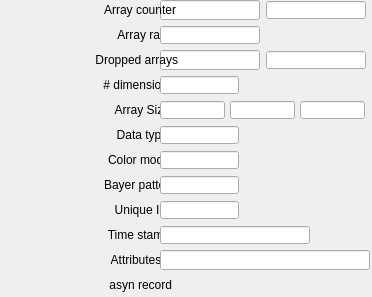
   <widget class="caFrame" name="caFrame_0">
    <property name="geometry">
     <rect>
      <x>7</x>
      <y>204</y>
      <width>372</width>
      <height>297</height>
     </rect>
    </property>
    <widget class="caTextEntry" name="caTextEntry_3">
     <property name="geometry">
      <rect>
       <x>160</x>
       <y>0</y>
       <width>100</width>
       <height>20</height>
      </rect>
     </property>
     <property name="channel" stdset="0">
      <string>$(P)$(R)ArrayCounter</string>
     </property>
     <property name="foreground">
      <color>
       <red>0</red>
       <green>0</green>
       <blue>0</blue>
      </color>
     </property>
     <property name="background">
      <color>
       <red>115</red>
       <green>223</green>
       <blue>255</blue>
      </color>
     </property>
     <property name="colorMode">
      <enum>caLineEdit::Static</enum>
     </property>
     <property name="precisionMode">
      <enum>caLineEdit::Channel</enum>
     </property>
     <property name="limitsMode">
      <enum>caLineEdit::Channel</enum>
     </property>
     <property name="maxValue">
      <double>1.000000000000000</double>
     </property>
     <property name="minValue">
      <double>0.000000000000000</double>
     </property>
     <property name="fontScaleMode">
      <enum>caLineEdit::WidthAndHeight</enum>
     </property>
     <property name="formatType">
      <enum>caLineEdit::decimal</enum>
     </property>
    </widget>
    <widget class="caLineEdit" name="caLineEdit_8">
     <property name="geometry">
      <rect>
       <x>266</x>
       <y>1</y>
       <width>100</width>
       <height>18</height>
      </rect>
     </property>
     <property name="alignment">
      <set>Qt::AlignAbsolute|Qt::AlignLeading|Qt::AlignLeft|Qt::AlignVCenter</set>
     </property>
     <property name="channel" stdset="0">
      <string>$(P)$(R)ArrayCounter_RBV</string>
     </property>
     <property name="foreground">
      <color>
       <red>10</red>
       <green>0</green>
       <blue>184</blue>
      </color>
     </property>
     <property name="background">
      <color>
       <red>187</red>
       <green>187</green>
       <blue>187</blue>
      </color>
     </property>
     <property name="colorMode">
      <enum>caLineEdit::Static</enum>
     </property>
     <property name="precisionMode">
      <enum>caLineEdit::Channel</enum>
     </property>
     <property name="limitsMode">
      <enum>caLineEdit::Channel</enum>
     </property>
     <property name="maxValue">
      <double>1.000000000000000</double>
     </property>
     <property name="minValue">
      <double>0.000000000000000</double>
     </property>
     <property name="fontScaleMode">
      <enum>caLineEdit::WidthAndHeight</enum>
     </property>
     <property name="formatType">
      <enum>caLineEdit::decimal</enum>
     </property>
    </widget>
    <widget class="caLabel" name="caLabel_8">
     <property name="geometry">
      <rect>
       <x>20</x>
       <y>0</y>
       <width>156</width>
       <height>20</height>
      </rect>
     </property>
     <property name="frameShape">
      <enum>QFrame::NoFrame</enum>
     </property>
     <property name="text">
      <string>Array counter</string>
     </property>
     <property name="alignment">
      <set>Qt::AlignAbsolute|Qt::AlignRight|Qt::AlignTrailing|Qt::AlignVCenter</set>
     </property>
     <property name="fontScaleMode">
      <enum>ESimpleLabel::WidthAndHeight</enum>
     </property>
     <property name="foreground">
      <color>
       <red>0</red>
       <green>0</green>
       <blue>0</blue>
      </color>
     </property>
     <property name="background">
      <color alpha="0">
       <red>0</red>
       <green>0</green>
       <blue>0</blue>
      </color>
     </property>
    </widget>
    <widget class="caTextEntry" name="caTextEntry_4">
     <property name="geometry">
      <rect>
       <x>160</x>
       <y>50</y>
       <width>100</width>
       <height>20</height>
      </rect>
     </property>
     <property name="channel" stdset="0">
      <string>$(P)$(R)DroppedArrays</string>
     </property>
     <property name="foreground">
      <color>
       <red>0</red>
       <green>0</green>
       <blue>0</blue>
      </color>
     </property>
     <property name="background">
      <color>
       <red>115</red>
       <green>223</green>
       <blue>255</blue>
      </color>
     </property>
     <property name="colorMode">
      <enum>caLineEdit::Static</enum>
     </property>
     <property name="precisionMode">
      <enum>caLineEdit::Channel</enum>
     </property>
     <property name="limitsMode">
      <enum>caLineEdit::Channel</enum>
     </property>
     <property name="maxValue">
      <double>1.000000000000000</double>
     </property>
     <property name="minValue">
      <double>0.000000000000000</double>
     </property>
     <property name="fontScaleMode">
      <enum>caLineEdit::WidthAndHeight</enum>
     </property>
     <property name="formatType">
      <enum>caLineEdit::decimal</enum>
     </property>
    </widget>
    <widget class="caLineEdit" name="caLineEdit_9">
     <property name="geometry">
      <rect>
       <x>266</x>
       <y>51</y>
       <width>100</width>
       <height>18</height>
      </rect>
     </property>
     <property name="alignment">
      <set>Qt::AlignAbsolute|Qt::AlignLeading|Qt::AlignLeft|Qt::AlignVCenter</set>
     </property>
     <property name="channel" stdset="0">
      <string>$(P)$(R)DroppedArrays_RBV</string>
     </property>
     <property name="foreground">
      <color>
       <red>10</red>
       <green>0</green>
       <blue>184</blue>
      </color>
     </property>
     <property name="background">
      <color>
       <red>187</red>
       <green>187</green>
       <blue>187</blue>
      </color>
     </property>
     <property name="colorMode">
      <enum>caLineEdit::Static</enum>
     </property>
     <property name="precisionMode">
      <enum>caLineEdit::Channel</enum>
     </property>
     <property name="limitsMode">
      <enum>caLineEdit::Channel</enum>
     </property>
     <property name="maxValue">
      <double>1.000000000000000</double>
     </property>
     <property name="minValue">
      <double>0.000000000000000</double>
     </property>
     <property name="fontScaleMode">
      <enum>caLineEdit::WidthAndHeight</enum>
     </property>
     <property name="formatType">
      <enum>caLineEdit::decimal</enum>
     </property>
    </widget>
    <widget class="caLabel" name="caLabel_9">
     <property name="geometry">
      <rect>
       <x>10</x>
       <y>50</y>
       <width>168</width>
       <height>20</height>
      </rect>
     </property>
     <property name="frameShape">
      <enum>QFrame::NoFrame</enum>
     </property>
     <property name="text">
      <string>Dropped arrays</string>
     </property>
     <property name="alignment">
      <set>Qt::AlignAbsolute|Qt::AlignRight|Qt::AlignTrailing|Qt::AlignVCenter</set>
     </property>
     <property name="fontScaleMode">
      <enum>ESimpleLabel::WidthAndHeight</enum>
     </property>
     <property name="foreground">
      <color>
       <red>0</red>
       <green>0</green>
       <blue>0</blue>
      </color>
     </property>
     <property name="background">
      <color alpha="0">
       <red>0</red>
       <green>0</green>
       <blue>0</blue>
      </color>
     </property>
    </widget>
    <widget class="caLabel" name="caLabel_10">
     <property name="geometry">
      <rect>
       <x>50</x>
       <y>100</y>
       <width>120</width>
       <height>20</height>
      </rect>
     </property>
     <property name="frameShape">
      <enum>QFrame::NoFrame</enum>
     </property>
     <property name="text">
      <string>Array Size</string>
     </property>
     <property name="alignment">
      <set>Qt::AlignAbsolute|Qt::AlignRight|Qt::AlignTrailing|Qt::AlignVCenter</set>
     </property>
     <property name="fontScaleMode">
      <enum>ESimpleLabel::WidthAndHeight</enum>
     </property>
     <property name="foreground">
      <color>
       <red>0</red>
       <green>0</green>
       <blue>0</blue>
      </color>
     </property>
     <property name="background">
      <color alpha="0">
       <red>0</red>
       <green>0</green>
       <blue>0</blue>
      </color>
     </property>
    </widget>
    <widget class="caLineEdit" name="caLineEdit_10">
     <property name="geometry">
      <rect>
       <x>160</x>
       <y>101</y>
       <width>65</width>
       <height>18</height>
      </rect>
     </property>
     <property name="alignment">
      <set>Qt::AlignAbsolute|Qt::AlignCenter|Qt::AlignHCenter|Qt::AlignVCenter</set>
     </property>
     <property name="channel" stdset="0">
      <string>$(P)$(R)ArraySize0_RBV</string>
     </property>
     <property name="foreground">
      <color>
       <red>10</red>
       <green>0</green>
       <blue>184</blue>
      </color>
     </property>
     <property name="background">
      <color>
       <red>187</red>
       <green>187</green>
       <blue>187</blue>
      </color>
     </property>
     <property name="colorMode">
      <enum>caLineEdit::Static</enum>
     </property>
     <property name="precisionMode">
      <enum>caLineEdit::Channel</enum>
     </property>
     <property name="limitsMode">
      <enum>caLineEdit::Channel</enum>
     </property>
     <property name="maxValue">
      <double>1.000000000000000</double>
     </property>
     <property name="minValue">
      <double>0.000000000000000</double>
     </property>
     <property name="fontScaleMode">
      <enum>caLineEdit::WidthAndHeight</enum>
     </property>
     <property name="formatType">
      <enum>caLineEdit::decimal</enum>
     </property>
    </widget>
    <widget class="caLineEdit" name="caLineEdit_11">
     <property name="geometry">
      <rect>
       <x>230</x>
       <y>101</y>
       <width>65</width>
       <height>18</height>
      </rect>
     </property>
     <property name="alignment">
      <set>Qt::AlignAbsolute|Qt::AlignCenter|Qt::AlignHCenter|Qt::AlignVCenter</set>
     </property>
     <property name="channel" stdset="0">
      <string>$(P)$(R)ArraySize1_RBV</string>
     </property>
     <property name="foreground">
      <color>
       <red>10</red>
       <green>0</green>
       <blue>184</blue>
      </color>
     </property>
     <property name="background">
      <color>
       <red>187</red>
       <green>187</green>
       <blue>187</blue>
      </color>
     </property>
     <property name="colorMode">
      <enum>caLineEdit::Static</enum>
     </property>
     <property name="precisionMode">
      <enum>caLineEdit::Channel</enum>
     </property>
     <property name="limitsMode">
      <enum>caLineEdit::Channel</enum>
     </property>
     <property name="maxValue">
      <double>1.000000000000000</double>
     </property>
     <property name="minValue">
      <double>0.000000000000000</double>
     </property>
     <property name="fontScaleMode">
      <enum>caLineEdit::WidthAndHeight</enum>
     </property>
     <property name="formatType">
      <enum>caLineEdit::decimal</enum>
     </property>
    </widget>
    <widget class="caLabel" name="caLabel_11">
     <property name="geometry">
      <rect>
       <x>60</x>
       <y>125</y>
       <width>108</width>
       <height>20</height>
      </rect>
     </property>
     <property name="frameShape">
      <enum>QFrame::NoFrame</enum>
     </property>
     <property name="text">
      <string>Data type</string>
     </property>
     <property name="alignment">
      <set>Qt::AlignAbsolute|Qt::AlignRight|Qt::AlignTrailing|Qt::AlignVCenter</set>
     </property>
     <property name="fontScaleMode">
      <enum>ESimpleLabel::WidthAndHeight</enum>
     </property>
     <property name="foreground">
      <color>
       <red>0</red>
       <green>0</green>
       <blue>0</blue>
      </color>
     </property>
     <property name="background">
      <color alpha="0">
       <red>0</red>
       <green>0</green>
       <blue>0</blue>
      </color>
     </property>
    </widget>
    <widget class="caLineEdit" name="caLineEdit_12">
     <property name="geometry">
      <rect>
       <x>160</x>
       <y>126</y>
       <width>79</width>
       <height>18</height>
      </rect>
     </property>
     <property name="alignment">
      <set>Qt::AlignAbsolute|Qt::AlignLeading|Qt::AlignLeft|Qt::AlignVCenter</set>
     </property>
     <property name="channel" stdset="0">
      <string>$(P)$(R)DataType_RBV</string>
     </property>
     <property name="foreground">
      <color>
       <red>10</red>
       <green>0</green>
       <blue>184</blue>
      </color>
     </property>
     <property name="background">
      <color>
       <red>187</red>
       <green>187</green>
       <blue>187</blue>
      </color>
     </property>
     <property name="colorMode">
      <enum>caLineEdit::Static</enum>
     </property>
     <property name="precisionMode">
      <enum>caLineEdit::Channel</enum>
     </property>
     <property name="limitsMode">
      <enum>caLineEdit::Channel</enum>
     </property>
     <property name="maxValue">
      <double>1.000000000000000</double>
     </property>
     <property name="minValue">
      <double>0.000000000000000</double>
     </property>
     <property name="fontScaleMode">
      <enum>caLineEdit::WidthAndHeight</enum>
     </property>
     <property name="formatType">
      <enum>caLineEdit::string</enum>
     </property>
    </widget>
    <widget class="caLabel" name="caLabel_12">
     <property name="geometry">
      <rect>
       <x>30</x>
       <y>75</y>
       <width>144</width>
       <height>20</height>
      </rect>
     </property>
     <property name="frameShape">
      <enum>QFrame::NoFrame</enum>
     </property>
     <property name="text">
      <string># dimensions</string>
     </property>
     <property name="alignment">
      <set>Qt::AlignAbsolute|Qt::AlignRight|Qt::AlignTrailing|Qt::AlignVCenter</set>
     </property>
     <property name="fontScaleMode">
      <enum>ESimpleLabel::WidthAndHeight</enum>
     </property>
     <property name="foreground">
      <color>
       <red>0</red>
       <green>0</green>
       <blue>0</blue>
      </color>
     </property>
     <property name="background">
      <color alpha="0">
       <red>0</red>
       <green>0</green>
       <blue>0</blue>
      </color>
     </property>
    </widget>
    <widget class="caLineEdit" name="caLineEdit_13">
     <property name="geometry">
      <rect>
       <x>160</x>
       <y>76</y>
       <width>79</width>
       <height>18</height>
      </rect>
     </property>
     <property name="alignment">
      <set>Qt::AlignAbsolute|Qt::AlignLeading|Qt::AlignLeft|Qt::AlignVCenter</set>
     </property>
     <property name="channel" stdset="0">
      <string>$(P)$(R)NDimensions_RBV</string>
     </property>
     <property name="foreground">
      <color>
       <red>10</red>
       <green>0</green>
       <blue>184</blue>
      </color>
     </property>
     <property name="background">
      <color>
       <red>187</red>
       <green>187</green>
       <blue>187</blue>
      </color>
     </property>
     <property name="colorMode">
      <enum>caLineEdit::Static</enum>
     </property>
     <property name="precisionMode">
      <enum>caLineEdit::Channel</enum>
     </property>
     <property name="limitsMode">
      <enum>caLineEdit::Channel</enum>
     </property>
     <property name="maxValue">
      <double>1.000000000000000</double>
     </property>
     <property name="minValue">
      <double>0.000000000000000</double>
     </property>
     <property name="fontScaleMode">
      <enum>caLineEdit::WidthAndHeight</enum>
     </property>
     <property name="formatType">
      <enum>caLineEdit::string</enum>
     </property>
    </widget>
    <widget class="caLineEdit" name="caLineEdit_14">
     <property name="geometry">
      <rect>
       <x>300</x>
       <y>101</y>
       <width>65</width>
       <height>18</height>
      </rect>
     </property>
     <property name="alignment">
      <set>Qt::AlignAbsolute|Qt::AlignCenter|Qt::AlignHCenter|Qt::AlignVCenter</set>
     </property>
     <property name="channel" stdset="0">
      <string>$(P)$(R)ArraySize2_RBV</string>
     </property>
     <property name="foreground">
      <color>
       <red>10</red>
       <green>0</green>
       <blue>184</blue>
      </color>
     </property>
     <property name="background">
      <color>
       <red>187</red>
       <green>187</green>
       <blue>187</blue>
      </color>
     </property>
     <property name="colorMode">
      <enum>caLineEdit::Static</enum>
     </property>
     <property name="precisionMode">
      <enum>caLineEdit::Channel</enum>
     </property>
     <property name="limitsMode">
      <enum>caLineEdit::Channel</enum>
     </property>
     <property name="maxValue">
      <double>1.000000000000000</double>
     </property>
     <property name="minValue">
      <double>0.000000000000000</double>
     </property>
     <property name="fontScaleMode">
      <enum>caLineEdit::WidthAndHeight</enum>
     </property>
     <property name="formatType">
      <enum>caLineEdit::decimal</enum>
     </property>
    </widget>
    <widget class="caLabel" name="caLabel_13">
     <property name="geometry">
      <rect>
       <x>60</x>
       <y>200</y>
       <width>108</width>
       <height>20</height>
      </rect>
     </property>
     <property name="frameShape">
      <enum>QFrame::NoFrame</enum>
     </property>
     <property name="text">
      <string>Unique ID</string>
     </property>
     <property name="alignment">
      <set>Qt::AlignAbsolute|Qt::AlignRight|Qt::AlignTrailing|Qt::AlignVCenter</set>
     </property>
     <property name="fontScaleMode">
      <enum>ESimpleLabel::WidthAndHeight</enum>
     </property>
     <property name="foreground">
      <color>
       <red>0</red>
       <green>0</green>
       <blue>0</blue>
      </color>
     </property>
     <property name="background">
      <color alpha="0">
       <red>0</red>
       <green>0</green>
       <blue>0</blue>
      </color>
     </property>
    </widget>
    <widget class="caLineEdit" name="caLineEdit_15">
     <property name="geometry">
      <rect>
       <x>160</x>
       <y>201</y>
       <width>79</width>
       <height>18</height>
      </rect>
     </property>
     <property name="alignment">
      <set>Qt::AlignAbsolute|Qt::AlignLeading|Qt::AlignLeft|Qt::AlignVCenter</set>
     </property>
     <property name="channel" stdset="0">
      <string>$(P)$(R)UniqueId_RBV</string>
     </property>
     <property name="foreground">
      <color>
       <red>10</red>
       <green>0</green>
       <blue>184</blue>
      </color>
     </property>
     <property name="background">
      <color>
       <red>187</red>
       <green>187</green>
       <blue>187</blue>
      </color>
     </property>
     <property name="colorMode">
      <enum>caLineEdit::Static</enum>
     </property>
     <property name="precisionMode">
      <enum>caLineEdit::Channel</enum>
     </property>
     <property name="limitsMode">
      <enum>caLineEdit::Channel</enum>
     </property>
     <property name="maxValue">
      <double>1.000000000000000</double>
     </property>
     <property name="minValue">
      <double>0.000000000000000</double>
     </property>
     <property name="fontScaleMode">
      <enum>caLineEdit::WidthAndHeight</enum>
     </property>
     <property name="formatType">
      <enum>caLineEdit::string</enum>
     </property>
    </widget>
    <widget class="caLabel" name="caLabel_14">
     <property name="geometry">
      <rect>
       <x>50</x>
       <y>150</y>
       <width>120</width>
       <height>20</height>
      </rect>
     </property>
     <property name="frameShape">
      <enum>QFrame::NoFrame</enum>
     </property>
     <property name="text">
      <string>Color mode</string>
     </property>
     <property name="alignment">
      <set>Qt::AlignAbsolute|Qt::AlignRight|Qt::AlignTrailing|Qt::AlignVCenter</set>
     </property>
     <property name="fontScaleMode">
      <enum>ESimpleLabel::WidthAndHeight</enum>
     </property>
     <property name="foreground">
      <color>
       <red>0</red>
       <green>0</green>
       <blue>0</blue>
      </color>
     </property>
     <property name="background">
      <color alpha="0">
       <red>0</red>
       <green>0</green>
       <blue>0</blue>
      </color>
     </property>
    </widget>
    <widget class="caLineEdit" name="caLineEdit_16">
     <property name="geometry">
      <rect>
       <x>160</x>
       <y>151</y>
       <width>79</width>
       <height>18</height>
      </rect>
     </property>
     <property name="alignment">
      <set>Qt::AlignAbsolute|Qt::AlignLeading|Qt::AlignLeft|Qt::AlignVCenter</set>
     </property>
     <property name="channel" stdset="0">
      <string>$(P)$(R)ColorMode_RBV</string>
     </property>
     <property name="foreground">
      <color>
       <red>10</red>
       <green>0</green>
       <blue>184</blue>
      </color>
     </property>
     <property name="background">
      <color>
       <red>187</red>
       <green>187</green>
       <blue>187</blue>
      </color>
     </property>
     <property name="colorMode">
      <enum>caLineEdit::Static</enum>
     </property>
     <property name="precisionMode">
      <enum>caLineEdit::Channel</enum>
     </property>
     <property name="limitsMode">
      <enum>caLineEdit::Channel</enum>
     </property>
     <property name="maxValue">
      <double>1.000000000000000</double>
     </property>
     <property name="minValue">
      <double>0.000000000000000</double>
     </property>
     <property name="fontScaleMode">
      <enum>caLineEdit::WidthAndHeight</enum>
     </property>
     <property name="formatType">
      <enum>caLineEdit::string</enum>
     </property>
    </widget>
    <widget class="caLabel" name="caLabel_15">
     <property name="geometry">
      <rect>
       <x>20</x>
       <y>175</y>
       <width>156</width>
       <height>20</height>
      </rect>
     </property>
     <property name="frameShape">
      <enum>QFrame::NoFrame</enum>
     </property>
     <property name="text">
      <string>Bayer pattern</string>
     </property>
     <property name="alignment">
      <set>Qt::AlignAbsolute|Qt::AlignRight|Qt::AlignTrailing|Qt::AlignVCenter</set>
     </property>
     <property name="fontScaleMode">
      <enum>ESimpleLabel::WidthAndHeight</enum>
     </property>
     <property name="foreground">
      <color>
       <red>0</red>
       <green>0</green>
       <blue>0</blue>
      </color>
     </property>
     <property name="background">
      <color alpha="0">
       <red>0</red>
       <green>0</green>
       <blue>0</blue>
      </color>
     </property>
    </widget>
    <widget class="caLineEdit" name="caLineEdit_17">
     <property name="geometry">
      <rect>
       <x>160</x>
       <y>176</y>
       <width>79</width>
       <height>18</height>
      </rect>
     </property>
     <property name="alignment">
      <set>Qt::AlignAbsolute|Qt::AlignLeading|Qt::AlignLeft|Qt::AlignVCenter</set>
     </property>
     <property name="channel" stdset="0">
      <string>$(P)$(R)BayerPattern_RBV</string>
     </property>
     <property name="foreground">
      <color>
       <red>10</red>
       <green>0</green>
       <blue>184</blue>
      </color>
     </property>
     <property name="background">
      <color>
       <red>187</red>
       <green>187</green>
       <blue>187</blue>
      </color>
     </property>
     <property name="colorMode">
      <enum>caLineEdit::Static</enum>
     </property>
     <property name="precisionMode">
      <enum>caLineEdit::Channel</enum>
     </property>
     <property name="limitsMode">
      <enum>caLineEdit::Channel</enum>
     </property>
     <property name="maxValue">
      <double>1.000000000000000</double>
     </property>
     <property name="minValue">
      <double>0.000000000000000</double>
     </property>
     <property name="fontScaleMode">
      <enum>caLineEdit::WidthAndHeight</enum>
     </property>
     <property name="formatType">
      <enum>caLineEdit::string</enum>
     </property>
    </widget>
    <widget class="caLabel" name="caLabel_16">
     <property name="geometry">
      <rect>
       <x>40</x>
       <y>275</y>
       <width>132</width>
       <height>20</height>
      </rect>
     </property>
     <property name="frameShape">
      <enum>QFrame::NoFrame</enum>
     </property>
     <property name="text">
      <string>asyn record</string>
     </property>
     <property name="alignment">
      <set>Qt::AlignAbsolute|Qt::AlignRight|Qt::AlignTrailing|Qt::AlignVCenter</set>
     </property>
     <property name="fontScaleMode">
      <enum>ESimpleLabel::WidthAndHeight</enum>
     </property>
     <property name="foreground">
      <color>
       <red>0</red>
       <green>0</green>
       <blue>0</blue>
      </color>
     </property>
     <property name="background">
      <color alpha="0">
       <red>0</red>
       <green>0</green>
       <blue>0</blue>
      </color>
     </property>
    </widget>
    <widget class="caRelatedDisplay" name="caRelatedDisplay_0">
     <property name="geometry">
      <rect>
       <x>160</x>
       <y>275</y>
       <width>100</width>
       <height>20</height>
      </rect>
     </property>
     <property name="foreground">
      <color>
       <red>0</red>
       <green>0</green>
       <blue>0</blue>
      </color>
     </property>
     <property name="background">
      <color>
       <red>115</red>
       <green>223</green>
       <blue>255</blue>
      </color>
     </property>
     <property name="labels">
      <string>asynRecord</string>
     </property>
     <property name="files">
      <string notr="true">../asyn/asynRecord.adl</string>
     </property>
     <property name="args">
      <string>P=$(P),R=$(R)AsynIO</string>
     </property>
     <property name="stackingMode" stdset="0">
      <enum>caRowColMenu::Menu</enum>
     </property>
     <property name="removeParent" stdset="0">
      <string>false</string>
     </property>
    </widget>
    <widget class="caLabel" name="caLabel_17">
     <property name="geometry">
      <rect>
       <x>0</x>
       <y>250</y>
       <width>180</width>
       <height>20</height>
      </rect>
     </property>
     <property name="frameShape">
      <enum>QFrame::NoFrame</enum>
     </property>
     <property name="text">
      <string>Attributes file</string>
     </property>
     <property name="alignment">
      <set>Qt::AlignAbsolute|Qt::AlignRight|Qt::AlignTrailing|Qt::AlignVCenter</set>
     </property>
     <property name="fontScaleMode">
      <enum>ESimpleLabel::WidthAndHeight</enum>
     </property>
     <property name="foreground">
      <color>
       <red>0</red>
       <green>0</green>
       <blue>0</blue>
      </color>
     </property>
     <property name="background">
      <color alpha="0">
       <red>0</red>
       <green>0</green>
       <blue>0</blue>
      </color>
     </property>
    </widget>
    <widget class="caTextEntry" name="caTextEntry_5">
     <property name="geometry">
      <rect>
       <x>160</x>
       <y>250</y>
       <width>210</width>
       <height>20</height>
      </rect>
     </property>
     <property name="channel" stdset="0">
      <string>$(P)$(R)NDAttributesFile</string>
     </property>
     <property name="foreground">
      <color>
       <red>0</red>
       <green>0</green>
       <blue>0</blue>
      </color>
     </property>
     <property name="background">
      <color>
       <red>115</red>
       <green>223</green>
       <blue>255</blue>
      </color>
     </property>
     <property name="colorMode">
      <enum>caLineEdit::Static</enum>
     </property>
     <property name="precisionMode">
      <enum>caLineEdit::Channel</enum>
     </property>
     <property name="limitsMode">
      <enum>caLineEdit::Channel</enum>
     </property>
     <property name="maxValue">
      <double>1.000000000000000</double>
     </property>
     <property name="minValue">
      <double>0.000000000000000</double>
     </property>
     <property name="fontScaleMode">
      <enum>caLineEdit::WidthAndHeight</enum>
     </property>
     <property name="formatType">
      <enum>caLineEdit::string</enum>
     </property>
    </widget>
    <widget class="caFrame" name="caFrame_1">
     <property name="geometry">
      <rect>
       <x>50</x>
       <y>225</y>
       <width>262</width>
       <height>22</height>
      </rect>
     </property>
     <widget class="caLabel" name="caLabel_18">
      <property name="geometry">
       <rect>
        <x>0</x>
        <y>0</y>
        <width>120</width>
        <height>20</height>
       </rect>
      </property>
      <property name="frameShape">
       <enum>QFrame::NoFrame</enum>
      </property>
      <property name="text">
       <string>Time stamp</string>
      </property>
      <property name="alignment">
       <set>Qt::AlignAbsolute|Qt::AlignRight|Qt::AlignTrailing|Qt::AlignVCenter</set>
      </property>
      <property name="fontScaleMode">
       <enum>ESimpleLabel::WidthAndHeight</enum>
      </property>
      <property name="foreground">
       <color>
        <red>0</red>
        <green>0</green>
        <blue>0</blue>
       </color>
      </property>
      <property name="background">
       <color alpha="0">
        <red>0</red>
        <green>0</green>
        <blue>0</blue>
       </color>
      </property>
     </widget>
     <widget class="caLineEdit" name="caLineEdit_18">
      <property name="geometry">
       <rect>
        <x>110</x>
        <y>1</y>
        <width>150</width>
        <height>18</height>
       </rect>
      </property>
      <property name="alignment">
       <set>Qt::AlignAbsolute|Qt::AlignLeading|Qt::AlignLeft|Qt::AlignVCenter</set>
      </property>
      <property name="channel" stdset="0">
       <string>$(P)$(R)TimeStamp_RBV</string>
      </property>
      <property name="foreground">
       <color>
        <red>10</red>
        <green>0</green>
        <blue>184</blue>
       </color>
      </property>
      <property name="background">
       <color>
        <red>187</red>
        <green>187</green>
        <blue>187</blue>
       </color>
      </property>
      <property name="colorMode">
       <enum>caLineEdit::Static</enum>
      </property>
      <property name="precisionMode">
       <enum>caLineEdit::Channel</enum>
      </property>
      <property name="limitsMode">
       <enum>caLineEdit::Channel</enum>
      </property>
      <property name="maxValue">
       <double>1.000000000000000</double>
      </property>
      <property name="minValue">
       <double>0.000000000000000</double>
      </property>
      <property name="fontScaleMode">
       <enum>caLineEdit::WidthAndHeight</enum>
      </property>
      <property name="formatType">
       <enum>caLineEdit::string</enum>
      </property>
     </widget>
    </widget>
    <widget class="caFrame" name="caFrame_2">
     <property name="geometry">
      <rect>
       <x>50</x>
       <y>25</y>
       <width>212</width>
       <height>22</height>
      </rect>
     </property>
     <widget class="caLabel" name="caLabel_19">
      <property name="geometry">
       <rect>
        <x>0</x>
        <y>0</y>
        <width>120</width>
        <height>20</height>
       </rect>
      </property>
      <property name="frameShape">
       <enum>QFrame::NoFrame</enum>
      </property>
      <property name="text">
       <string>Array rate</string>
      </property>
      <property name="alignment">
       <set>Qt::AlignAbsolute|Qt::AlignRight|Qt::AlignTrailing|Qt::AlignVCenter</set>
      </property>
      <property name="fontScaleMode">
       <enum>ESimpleLabel::WidthAndHeight</enum>
      </property>
      <property name="foreground">
       <color>
        <red>0</red>
        <green>0</green>
        <blue>0</blue>
       </color>
      </property>
      <property name="background">
       <color alpha="0">
        <red>0</red>
        <green>0</green>
        <blue>0</blue>
       </color>
      </property>
     </widget>
     <widget class="caLineEdit" name="caLineEdit_19">
      <property name="geometry">
       <rect>
        <x>110</x>
        <y>1</y>
        <width>100</width>
        <height>18</height>
       </rect>
      </property>
      <property name="alignment">
       <set>Qt::AlignAbsolute|Qt::AlignLeading|Qt::AlignLeft|Qt::AlignVCenter</set>
      </property>
      <property name="channel" stdset="0">
       <string>$(P)$(R)ArrayRate_RBV</string>
      </property>
      <property name="foreground">
       <color>
        <red>10</red>
        <green>0</green>
        <blue>184</blue>
       </color>
      </property>
      <property name="background">
       <color>
        <red>187</red>
        <green>187</green>
        <blue>187</blue>
       </color>
      </property>
      <property name="colorMode">
       <enum>caLineEdit::Static</enum>
      </property>
      <property name="precisionMode">
       <enum>caLineEdit::Channel</enum>
      </property>
      <property name="limitsMode">
       <enum>caLineEdit::Channel</enum>
      </property>
      <property name="maxValue">
       <double>1.000000000000000</double>
      </property>
      <property name="minValue">
       <double>0.000000000000000</double>
      </property>
      <property name="fontScaleMode">
       <enum>caLineEdit::WidthAndHeight</enum>
      </property>
      <property name="formatType">
       <enum>caLineEdit::decimal</enum>
      </property>
     </widget>
    </widget>
   </widget>
